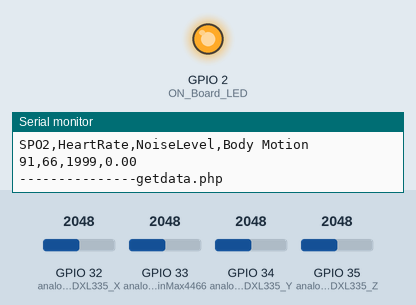
This sketch was run on a simulated ESP32. Shown: output pins drawn as LEDs (lit = HIGH), the last lines printed to the serial monitor. The test bench sets the inputs (shaded band); at power-on: GPIO 32 (analogPinADXL335_X) = 2048, GPIO 33 (analogPinMax4466) = 2048, GPIO 34 (analogPinADXL335_Y) = 2048, GPIO 35 (analogPinADXL335_Z) = 2048. WiFi joins after 1.5 s; servers stay silent unless stated; uploads are accepted with an empty reply; random numbers use the default seed unless the sketch sets one.

Above: at 6.7 s.
At 8.9 s:
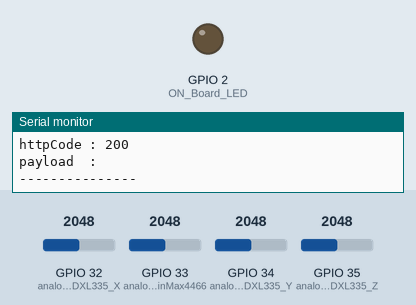
Timing chart, 0 to 12.2 s (numbered marks = the images above):
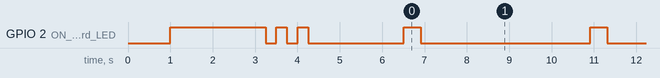

The sketch:

sleep.ino
```cpp
//======================================== Including the libraries.
#include <WiFi.h>
#include <HTTPClient.h>
#include <Arduino_JSON.h>
#include "DHT.h"
#include <Wire.h>
//========================================

const int analogPinADXL335_X = 32;  // Analog pin for ADXL335 X-axis
const int analogPinADXL335_Y = 34;  // Analog pin for ADXL335 Y-axis
const int analogPinADXL335_Z = 35;  // Analog pin for ADXL335 Z-axis
const int analogPinMax4466 = 33;    // Analog pin for MAX4466 output

int xZero, yZero, zZero;

// Defines the Digital Pin of the "On Board LED".
#define ON_Board_LED 2

//======================================== SSID and Password of your WiFi router.
const char* ssid = "Santhosh";
const char* password = "09111972";
//========================================


//======================================== Variables for HTTP POST request data.
String postData = ""; //--> Variables sent for HTTP POST request data.
String payload = "";  //--> Variable for receiving response from HTTP POST.
//========================================


void setup() {
  Serial.begin(115200);
  delay(1000);

  // Init ADXL335 accelerometer
  xZero = analogRead(analogPinADXL335_X);
  yZero = analogRead(analogPinADXL335_Y);
  zZero = analogRead(analogPinADXL335_Z);

  Serial.begin(115200); //--> Initialize serial communications with the PC.
  pinMode(ON_Board_LED,OUTPUT); //--> On Board LED port Direction output.
  digitalWrite(ON_Board_LED, HIGH); //--> Turn on Led On Board.
  delay(2000);

  digitalWrite(ON_Board_LED, LOW); //--> Turn off Led On Board.


  //---------------------------------------- Make WiFi on ESP32 in "STA/Station" mode and start connecting to WiFi Router/Hotspot.
  WiFi.mode(WIFI_STA);
  WiFi.begin(ssid, password);
  //----------------------------------------

  Serial.println();
  Serial.println("-------------");
  Serial.print("Connecting");

  //---------------------------------------- The process of connecting the WiFi on the ESP32 to the WiFi Router/Hotspot.
  // The process timeout of connecting ESP32 with WiFi Hotspot / WiFi Router is 20 seconds.
  // If within 20 seconds the ESP32 has not been successfully connected to WiFi, the ESP32 will restart.
  // I made this condition because on my ESP32, there are times when it seems like it can't connect to WiFi, so it needs to be restarted to be able to connect to WiFi.

  int connecting_process_timed_out = 20; //--> 20 = 20 seconds.
  connecting_process_timed_out = connecting_process_timed_out * 2;
  while (WiFi.status() != WL_CONNECTED) {
    Serial.print(".");
    //........................................ Make the On Board Flashing LED on the process of connecting to the wifi router.
    digitalWrite(ON_Board_LED, HIGH);
    delay(250);
    digitalWrite(ON_Board_LED, LOW);
    delay(250);
    //........................................

    //........................................ Countdown "connecting_process_timed_out".
    if(connecting_process_timed_out > 0) connecting_process_timed_out--;
    if(connecting_process_timed_out == 0) {
      delay(1000);
      ESP.restart();
    }
    //........................................
  }
  //----------------------------------------

  digitalWrite(ON_Board_LED, LOW); //--> Turn off the On Board LED when it is connected to the wifi router.

  //---------------------------------------- If successfully connected to the wifi router, the IP Address that will be visited is displayed in the serial monitor
  Serial.println();
  Serial.print("Successfully connected to : ");
  Serial.println(ssid);
  //Serial.print("IP address: ");
  //Serial.println(WiFi.localIP());
  Serial.println("-------------");
  //----------------------------------------


  delay(2000);
}

void loop() {
  // ADXL335 accelerometer
  int xValueADXL335 = analogRead(analogPinADXL335_X) - xZero;
  int yValueADXL335 = analogRead(analogPinADXL335_Y) - yZero;
  int zValueADXL335 = analogRead(analogPinADXL335_Z) - zZero;

  // Calculate the magnitude of acceleration
  float magnitude = sqrt(pow(xValueADXL335, 2) + pow(yValueADXL335, 2) + pow(zValueADXL335, 2));

  // MAX4466 microphone
  //int noiseLevelMax4466 = analogRead(analogPinMax4466);

  // MAX4466 microphone
  int rawNoiseLevelMax4466 = analogRead(analogPinMax4466);

  // Save only the first three digits from the left
  int noiseLevelMax4466 = map(rawNoiseLevelMax4466, 0, 1023, 0, 999);

  // Print the topic only once
  static boolean topicPrinted = false;
  if (!topicPrinted) {
    Serial.println("SPO2,HeartRate,NoiseLevel,Body Motion");
    topicPrinted = true;
  }

    // Generate a random value between 90 and 95 for SPO2
  int spo2Value = random(90, 96);

  int heartbeat = random(65, 69);

  // Print all values in a single line for CSV format
  Serial.print(spo2Value);
  Serial.print(",");
  Serial.print(heartbeat);
  Serial.print(",");
  Serial.print(noiseLevelMax4466);
  Serial.print(",");
  Serial.println(magnitude);

  //---------------------------------------- Check WiFi connection status.
  if(WiFi.status()== WL_CONNECTED) {
    HTTPClient http;  //--> Declare object of class HTTPClient.
    int httpCode;     //--> Variables for HTTP return code.

    //........................................ Process to get LEDs data from database to control LEDs.
    postData = "id=esp32_01";
    payload = "";

    digitalWrite(ON_Board_LED, HIGH);
    Serial.println();
    Serial.println("---------------getdata.php");
    // In this project I use local server or localhost with XAMPP application.
    // So make sure all PHP files are "placed" or "saved" or "run" in the "htdocs" folder.
    // I suggest that you create a new folder for this project in the "htdocs" folder.
    // The "htdocs" folder is in the "xampp" installation folder.
    // The order of the folders I recommend:
    // xampp\htdocs\your_project_folder_name\phpfile.php
    //
    // ESP32 accesses the data bases at this line of code:
    // http.begin("http://REPLACE_WITH_YOUR_COMPUTER_IP_ADDRESS/REPLACE_WITH_PROJECT_FOLDER_NAME_IN_htdocs_FOLDER/getdata.php");
    // REPLACE_WITH_YOUR_COMPUTER_IP_ADDRESS = there are many ways to see the IP address, you can google it.
    //                                         But make sure that the IP address used is "IPv4 address".
    // Example : http.begin("http://192.168.0.0/Sleep/getdata.php");
    http.begin("http://192.168.0.43/Sleep/getdata.php");  //--> Specify request destination
    http.addHeader("Content-Type", "application/x-www-form-urlencoded");        //--> Specify content-type header

    httpCode = http.POST(postData); //--> Send the request
    payload = http.getString();     //--> Get the response payload

    Serial.print("httpCode : ");
    Serial.println(httpCode); //--> Print HTTP return code
    Serial.print("payload  : ");
    Serial.println(payload);  //--> Print request response payload

    http.end();  //--> Close connection
    Serial.println("---------------");
    digitalWrite(ON_Board_LED, LOW);
    //........................................

    //........................................ The process of sending the DHT11 sensor data and the state of the LEDs to the database.

    postData = "id=esp32_01";
    postData += "&SpO2=" + String(spo2Value);
    postData += "&Heart_Beat=" + String(heartbeat);
    postData += "&Noice=" + String(noiseLevelMax4466);
    postData += "&Body_Motion =" + String(magnitude);
    payload = "";

    digitalWrite(ON_Board_LED, HIGH);
    Serial.println();
    Serial.println("---------------updateDHT11data_and_recordtable.php");
    // Example : http.begin("http://192.168.0.0/Sleep/updateDHT11data_and_recordtable.php");
    http.begin("http://192.168.0.43/Sleep/updateDHT11data_and_recordtable.php");  //--> Specify request destination
    http.addHeader("Content-Type", "application/x-www-form-urlencoded");  //--> Specify content-type header

    httpCode = http.POST(postData); //--> Send the request
    payload = http.getString();  //--> Get the response payload

    Serial.print("httpCode : ");
    Serial.println(httpCode); //--> Print HTTP return code
    Serial.print("payload  : ");
    Serial.println(payload);  //--> Print request response payload

    http.end();  //Close connection
    Serial.println("---------------");
    digitalWrite(ON_Board_LED, LOW);
    //........................................

    delay(4000);
  }

}
```

Measured:
- by itself, GPIO 2 (ON_Board_LED): goes LOW 0.25 s, HIGH 0.25 s, LOW 0.25 s, HIGH 0.25 s, LOW 2.3 s, 28 × (HIGH 0.40 s, LOW 4.0 s), then HIGH
